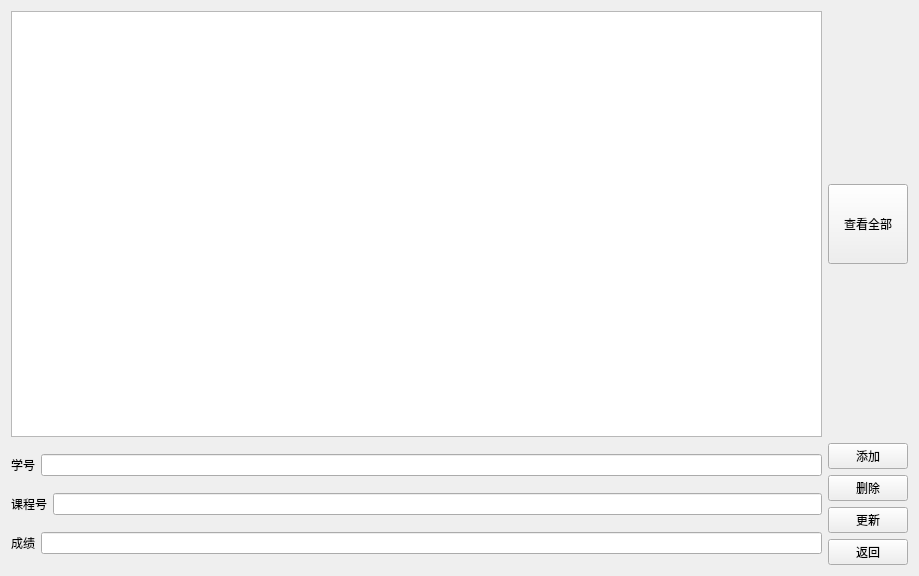
<?xml version="1.0" encoding="UTF-8"?>
<ui version="4.0">
 <class>manage_grade</class>
 <widget class="QWidget" name="manage_grade">
  <property name="geometry">
   <rect>
    <x>0</x>
    <y>0</y>
    <width>919</width>
    <height>576</height>
   </rect>
  </property>
  <property name="windowTitle">
   <string>Form</string>
  </property>
  <layout class="QVBoxLayout" name="verticalLayout_3">
   <item>
    <layout class="QHBoxLayout" name="horizontalLayout_5">
     <item>
      <widget class="QTableWidget" name="tableWidget"/>
     </item>
     <item>
      <widget class="QPushButton" name="seeAllButton">
       <property name="minimumSize">
        <size>
         <width>0</width>
         <height>80</height>
        </size>
       </property>
       <property name="text">
        <string>查看全部</string>
       </property>
      </widget>
     </item>
    </layout>
   </item>
   <item>
    <layout class="QHBoxLayout" name="horizontalLayout_4">
     <item>
      <layout class="QVBoxLayout" name="verticalLayout_2">
       <item>
        <layout class="QHBoxLayout" name="horizontalLayout_3">
         <item>
          <widget class="QLabel" name="label_2">
           <property name="text">
            <string>学号</string>
           </property>
          </widget>
         </item>
         <item>
          <widget class="QLineEdit" name="snoLineEdit"/>
         </item>
        </layout>
       </item>
       <item>
        <layout class="QHBoxLayout" name="horizontalLayout_2">
         <item>
          <widget class="QLabel" name="label_3">
           <property name="text">
            <string>课程号</string>
           </property>
          </widget>
         </item>
         <item>
          <widget class="QLineEdit" name="cnoLineEdit"/>
         </item>
        </layout>
       </item>
       <item>
        <layout class="QHBoxLayout" name="horizontalLayout">
         <item>
          <widget class="QLabel" name="label_4">
           <property name="text">
            <string>成绩</string>
           </property>
          </widget>
         </item>
         <item>
          <widget class="QLineEdit" name="gradeLineEdit"/>
         </item>
        </layout>
       </item>
      </layout>
     </item>
     <item>
      <layout class="QVBoxLayout" name="verticalLayout">
       <item>
        <widget class="QPushButton" name="insertButton">
         <property name="text">
          <string>添加</string>
         </property>
        </widget>
       </item>
       <item>
        <widget class="QPushButton" name="deleteButton">
         <property name="text">
          <string>删除</string>
         </property>
        </widget>
       </item>
       <item>
        <widget class="QPushButton" name="updateButton">
         <property name="text">
          <string>更新</string>
         </property>
        </widget>
       </item>
       <item>
        <widget class="QPushButton" name="backButton">
         <property name="text">
          <string>返回</string>
         </property>
        </widget>
       </item>
      </layout>
     </item>
    </layout>
   </item>
  </layout>
 </widget>
 <resources/>
 <connections/>
</ui>
